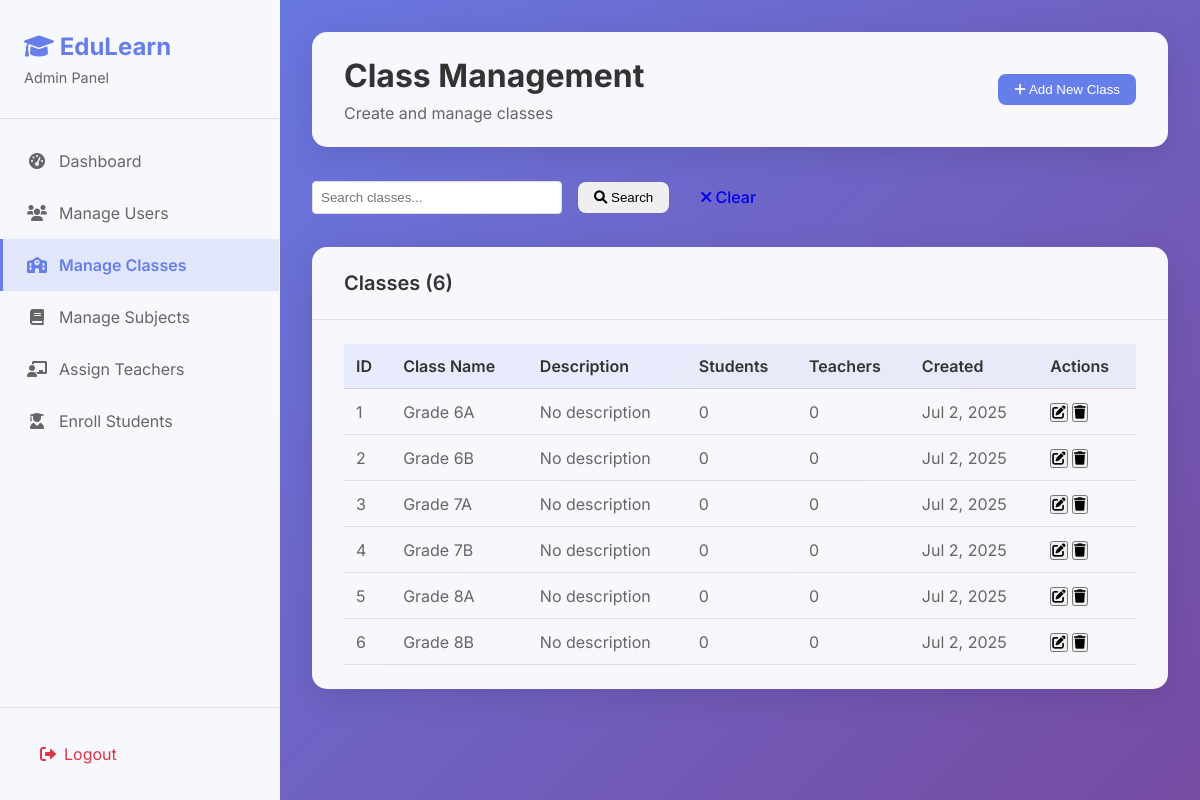
/admin/manage_class.php (signed in), run on the app's committed database.
### tables this page shows
CREATE TABLE IF NOT EXISTS classes (
  id INT AUTO_INCREMENT PRIMARY KEY,
  name VARCHAR(100) NOT NULL,  
  description TEXT,
  created_at TIMESTAMP DEFAULT CURRENT_TIMESTAMP
);

### admin/manage_class.php (the view, shortened to what this page needs)
<?php
require_once '../config/db.php';
$search = $_GET['search'] ?? '';
$query = "SELECT c.*,
          (SELECT COUNT(*) FROM student_class sc WHERE sc.class_id = c.id) as student_count,
          (SELECT COUNT(*) FROM teacher_subject_class tsc WHERE tsc.class_id = c.id) as teacher_count
          FROM classes c WHERE 1=1";
$query .= " ORDER BY c.created_at DESC";
$stmt = $conn->prepare($query);
$stmt->execute();
$classes = $stmt->get_result()->fetch_all(MYSQLI_ASSOC);
?>
<!DOCTYPE html>
<html lang="en">
<head>
    <link rel="stylesheet" href="https://cdnjs.cloudflare.com/ajax/libs/font-awesome/6.0.0/css/all.min.css">
    <link rel="stylesheet" href="../assets/css/dashboard.css">
</head>
<body>
    <div class="dashboard-container">
        <aside class="sidebar">
            <div class="sidebar-header">
                <h2><i class="fas fa-graduation-cap"></i> EduLearn</h2>
                <p>Admin Panel</p>
            </div>
            <nav class="sidebar-nav">
                <a href="dashboard.php" class="nav-item">
                    <i class="fas fa-tachometer-alt"></i>
                    <span>Dashboard</span>
                </a>
                <a href="manage_user.php" class="nav-item">
                    <i class="fas fa-users"></i>
                    <span>Manage Users</span>
                </a>
                <a href="manage_class.php" class="nav-item active">
                    <i class="fas fa-school"></i>
                    <span>Manage Classes</span>
                </a>
                <a href="manage_subject.php" class="nav-item">
                    <i class="fas fa-book"></i>
                    <span>Manage Subjects</span>
                </a>
                <a href="assign_teacher.php" class="nav-item">
                    <i class="fas fa-chalkboard-teacher"></i>
                    <span>Assign Teachers</span>
                </a>
                <a href="enroll_student.php" class="nav-item">
                    <i class="fas fa-user-graduate"></i>
                    <span>Enroll Students</span>
                </a>
            </nav>
            <div class="sidebar-footer">
                <a href="../logout.php" class="logout-btn">
                    <i class="fas fa-sign-out-alt"></i>
                    <span>Logout</span>
                </a>
            </div>
        </aside>
        <main class="main-content">
            <header class="content-header">
                <div class="header-left">
                    <h1>Class Management</h1>
                    <p>Create and manage classes</p>
                </div>
                <div class="header-right">
                    <button class="btn btn-primary" onclick="openCreateModal()">
                        <i class="fas fa-plus"></i> Add New Class
                    </button>
                </div>
            </header>
            <div class="filters-section" style="margin-bottom: 2rem;">
                <form method="GET" class="filters-form" style="display: flex; gap: 1rem; align-items: center;">
                    <div class="filter-group">
                        <input type="text" name="search" placeholder="Search classes..."
                            value="<?php echo htmlspecialchars($search); ?>"
                            style="padding: 0.5rem; border: 1px solid #ddd; border-radius: 4px; width: 250px;">
                    </div>
                    <button type="submit" class="btn btn-secondary">
                        <i class="fas fa-search"></i> Search
                    </button>
                    <a href="manage_class.php" class="btn btn-outline">
                        <i class="fas fa-times"></i> Clear
                    </a>
                </form>
            </div>
            <div class="content-card">
                <div class="card-header">
                    <h3>Classes (<?php echo count($classes); ?>)</h3>
                </div>
                <div class="card-content">
                    <?php if (empty($classes)): ?>
                    <p style="text-align: center; color: #666; padding: 2rem;">
                        No classes found matching your criteria.
                    </p>
                    <?php else: ?>
                    <div class="table-responsive">
                        <table class="data-table">
                            <thead>
                                <tr>
                                    <th>ID</th>
                                    <th>Class Name</th>
                                    <th>Description</th>
                                    <th>Students</th>
                                    <th>Teachers</th>
                                    <th>Created</th>
                                    <th>Actions</th>
                                </tr>
                            </thead>
                            <tbody>
                                <?php foreach ($classes as $class): ?>
                                <tr>
                                    <td><?php echo $class['id']; ?></td>
                                    <td><?php echo htmlspecialchars($class['name']); ?></td>
                                    <td><?php echo htmlspecialchars($class['description'] ?: 'No description'); ?></td>
                                    <td><?php echo $class['student_count']; ?></td>
                                    <td><?php echo $class['teacher_count']; ?></td>
                                    <td><?php echo date('M j, Y', strtotime($class['created_at'])); ?></td>
                                    <td>
                                        <div class="action-buttons">
                                            <button class="btn-icon btn-edit"
                                                onclick="editClass(<?php echo $class['id']; ?>)" title="Edit">
                                                <i class="fas fa-edit"></i>
                                            </button>
                                            <button class="btn-icon btn-delete"
                                                onclick="deleteClass(<?php echo $class['id']; ?>)" title="Delete">
                                                <i class="fas fa-trash"></i>
                                            </button>
                                        </div>
                                    </td>
                                </tr>
                                <?php endforeach; ?>
                            </tbody>
                        </table>
                    </div>
                    <?php endif; ?>
                </div>
            </div>
        </main>
    </div>
</body>
</html>

### assets/css/dashboard.css (style rules this page uses)
* { margin: 0; padding: 0; box-sizing: border-box; }
body { font-family: 'Inter', sans-serif; background: linear-gradient(135deg, #667eea 0%, #764ba2 100%); min-height: 100vh; color: #333; }
.dashboard-container { display: flex; min-height: 100vh; }
.sidebar { width: 280px; background: rgba(255, 255, 255, 0.95); backdrop-filter: blur(20px); border-right: 1px solid rgba(255, 255, 255, 0.2); display: flex; flex-direction: column; position: fixed; height: 100vh; overflow-y: auto; }
.sidebar-header { padding: 2rem 1.5rem; border-bottom: 1px solid rgba(0, 0, 0, 0.1); }
.sidebar-header h2 { color: #667eea; font-size: 1.5rem; font-weight: 700; margin-bottom: 0.5rem; }
.sidebar-header p { color: #666; font-size: 0.9rem; }
.sidebar-nav { flex: 1; padding: 1rem 0; }
.nav-item { display: flex; align-items: center; padding: 1rem 1.5rem; color: #666; text-decoration: none; transition: all 0.3s ease; border-left: 3px solid transparent; }
.nav-item.active { background: rgba(102, 126, 234, 0.15); color: #667eea; border-left-color: #667eea; font-weight: 600; }
.nav-item i { margin-right: 0.75rem; width: 20px; text-align: center; }
.sidebar-footer { padding: 1.5rem; border-top: 1px solid rgba(0, 0, 0, 0.1); }
.logout-btn { display: flex; align-items: center; padding: 0.75rem 1rem; color: #dc3545; text-decoration: none; border-radius: 8px; transition: all 0.3s ease; }
.logout-btn i { margin-right: 0.5rem; }
.main-content { flex: 1; margin-left: 280px; padding: 2rem; overflow-y: auto; }
.content-header { display: flex; justify-content: space-between; align-items: center; margin-bottom: 2rem; background: rgba(255, 255, 255, 0.95); backdrop-filter: blur(20px); padding: 1.5rem 2rem; border-radius: 15px; box-shadow: 0 8px 32px rgba(0, 0, 0, 0.1); }
.header-left h1 { color: #333; font-size: 2rem; font-weight: 700; margin-bottom: 0.5rem; }
.header-left p { color: #666; font-size: 1rem; }
.content-card { background: rgba(255, 255, 255, 0.95); backdrop-filter: blur(20px); border-radius: 15px; box-shadow: 0 8px 32px rgba(0, 0, 0, 0.1); overflow: hidden; }
.card-header { display: flex; justify-content: space-between; align-items: center; padding: 1.5rem 2rem; border-bottom: 1px solid rgba(0, 0, 0, 0.1); }
.card-header h3 { color: #333; font-size: 1.25rem; font-weight: 600; }
.card-content { padding: 1.5rem 2rem; }
.table-responsive { overflow-x: auto; }
.data-table { width: 100%; border-collapse: collapse; }
.data-table th, .data-table td { padding: 0.75rem; text-align: left; border-bottom: 1px solid rgba(0, 0, 0, 0.1); }
.data-table th { font-weight: 600; color: #333; background: rgba(102, 126, 234, 0.1); }
.data-table td { color: #666; }
.btn { padding: 0.5rem 1rem; border-radius: 8px; text-decoration: none; font-weight: 500; transition: all 0.3s ease; border: none; cursor: pointer; }
.btn-primary { background: #667eea; color: white; }

### data on the page
classes: id "1", name "Grade 6A", description "No description", student_count "0", teacher_count "0", created_at "Jul 2, 2025"
classes: id "2", name "Grade 6B", description "No description", student_count "0", teacher_count "0", created_at "Jul 2, 2025"
classes: id "3", name "Grade 7A", description "No description", student_count "0", teacher_count "0", created_at "Jul 2, 2025"
classes: id "4", name "Grade 7B", description "No description", student_count "0", teacher_count "0", created_at "Jul 2, 2025"
classes: id "5", name "Grade 8A", description "No description", student_count "0", teacher_count "0", created_at "Jul 2, 2025"
classes: id "6", name "Grade 8B", description "No description", student_count "0", teacher_count "0", created_at "Jul 2, 2025"

### other printed values
count($classes) "6"
